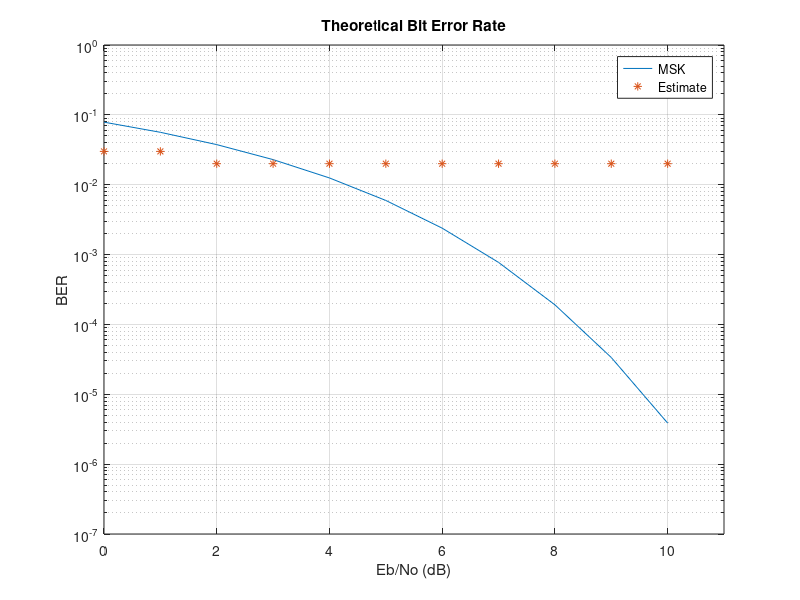

Source code (MATLAB):
clear;
ebnodB = (0:10); % Link SNR interval
ebno = 10.^(ebnodB / 10);
berEst = zeros(size(ebnodB));
frameSize = 100; % Symbols per frame
S = [0 0; 1 0; 0 1; 1 1];


for n = 1:length(ebno)

    numErrs = 0;
    numBits = 0;

    while numErrs < 200 && numBits < 1e8
        rng("default");
        U = randi([0, 1], 5, 1); % Random bit message
        U(1) = 0;
        U(end) = 0;
        
        % Map to symbol constellation
        X = zeros(length(U), 2);
        iter = 1;
        for i = 1:length(U)
            switch U(i)
                case 0
                    X(i, :) = S(iter, :);
                case 1
                    iter = iter + 1;
                    X(i, :) = S(iter, :);
            end
            if iter == 4
                iter = 1;
            end
        end

        % AWGN channel
        N0 = 1 / ebno(n);
        W = (sqrt(N0/2)) * randn(size(X));
        Y = X + W;

        % Maximum likelihood decoding of trellis path
        Vhat = zeros(size(U));
        for i = 1:length(Y) - 1
            Z1 = Y(i, 2) - Y(i+1, 2);
            Z2 = Y(i, 1) + Y(i+1, 1);
            Vhat(i) = Z1 - Z2 < 0;
            
        end
        % Create a vector with indices shifted with +1 to the right
        VhatShift = zeros(size(Vhat));
        VhatShift(1:end-1) = Vhat(2:end);
        
        Uhat = bitxor(Vhat, VhatShift);

        

        nErrors = biterr(U, Uhat);

        numErrs = numErrs + nErrors;
        numBits = numBits + frameSize;
    end
    % Calculate the BER for Eb/N0 index
    berEst(n) = numErrs / numBits;
end
% Theorectical probabibility of error
berMSK = qfunc(sqrt(2.*ebno));
% BER plot
semilogy(ebnodB, berMSK);
hold on
semilogy(ebnodB, berEst, '*');
legend('MSK', 'Estimate')
title('Theoretical Bit Error Rate');
xlabel('Eb/No (dB)');
ylabel('BER');
xlim([0, 11])
ylim([10e-8, 10e-1])
grid on;
